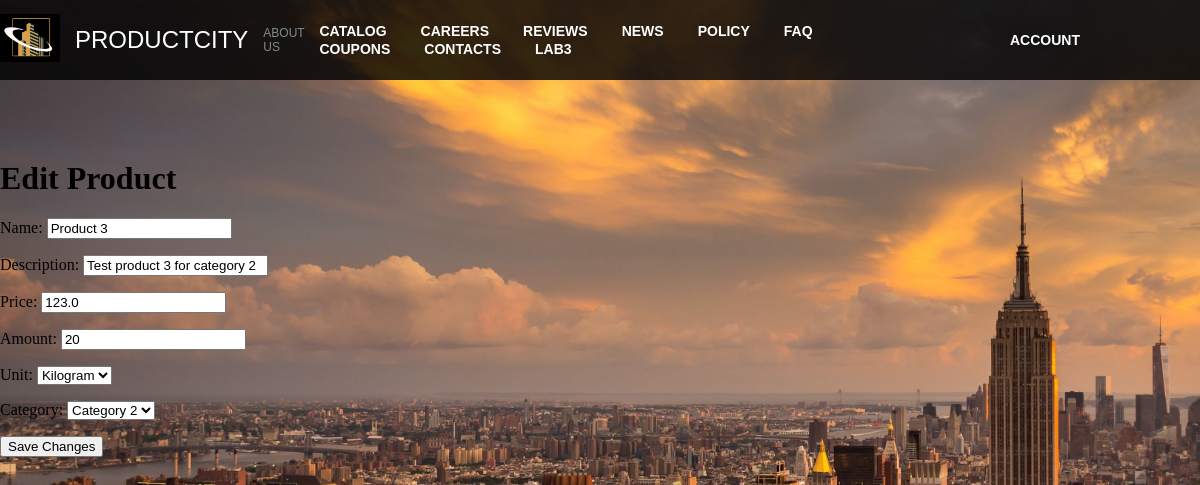
Screenshot of /edit_product/3/ with the database file from the repository.
### base/models.py (models this page shows, shortened)
class Product(models.Model):
    UNIT_CHOICES = [
        ('pcs', 'Pieces'),
        ('kg', 'Kilogram'),
        ('l', 'Liter'),
    ]
    CATEGORY_CHOICES = [
        ('cat1', 'Category 1'),
        ('cat2', 'Category 2'),
        ('cat3', 'Category 3'),
    ]
    name = models.CharField(max_length=100, null=False, blank=False)
    description = models.CharField(max_length=700, null=False, blank=False)
    price = models.FloatField(validators=[MinValueValidator(0.1)], blank=False, null=False)
    amount = models.IntegerField(validators=[MinValueValidator(0)], blank=False, null=False)
    unit = models.CharField(choices=UNIT_CHOICES, max_length=3)
    category = models.CharField(choices=CATEGORY_CHOICES, max_length=15)

### base/views.py (the view)
# urls.py: path('edit_product/<int:product_id>/', views.edit_product, name='edit_product'),
def edit_product(request, product_id):
    product = get_object_or_404(Product, pk=product_id)
    if request.method == 'POST':
        form = ProductForm(request.POST, instance=product)
        if form.is_valid():
            form.save()
            return redirect('home')
    else:
        form = ProductForm(instance=product)
    return render(request, 'base/edit_product.html', {'form': form})

### base/forms.py
class ProductForm(forms.ModelForm):
    class Meta:
        model = Product
        fields = ['name', 'description', 'price', 'amount', 'unit', 'category']

### base/templates/base/edit_product.html (shortened to what this page needs)
{% extends "base.html" %}
{% load static %}
{% block content %}
<body>
    <h1>Edit Product</h1>
    <form method="post">
        {{ form.as_p }}
        <button type="submit">Save Changes</button>
    </form>
</body>
</html>
{%endblock%}

### static/css/navbar_style.css (style rules this page uses)
html, body { margin: 0; padding: 0; width: 100%; height: 100%; }

### rows the page displays
Product: name "Product 3", description "Test product 3 for category 2", price "123.0", amount "20", unit "Kilogram", category "Category 2"
